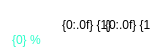
<?xml version="1.0" encoding="UTF-8"?>
<ui version="4.0">
 <class>center</class>
 <widget class="QWidget" name="center">
  <property name="geometry">
   <rect>
    <x>0</x>
    <y>0</y>
    <width>150</width>
    <height>50</height>
   </rect>
  </property>
  <property name="cursor">
   <cursorShape>PointingHandCursor</cursorShape>
  </property>
  <property name="windowTitle">
   <string>Form</string>
  </property>
  <property name="styleSheet">
   <string notr="true">QWidget#center {
	background-color: transparent;
    border-image: url(&quot;:/icons/archlinux.png&quot;);
}
QWidget:hover#center {
	background-color: transparent;
    border-image: url(&quot;:/icons/archlinux_hoverd.png&quot;);
}</string>
  </property>
  <widget class="QLabel" name="memUse">
   <property name="geometry">
    <rect>
     <x>12</x>
     <y>30</y>
     <width>40</width>
     <height>20</height>
    </rect>
   </property>
   <property name="styleSheet">
    <string notr="true">font: 6pt &quot;华文细黑&quot;;
color: rgb(42, 255, 202);</string>
   </property>
   <property name="text">
    <string>{0} %</string>
   </property>
  </widget>
  <widget class="QLabel" name="netUp">
   <property name="geometry">
    <rect>
     <x>105</x>
     <y>15</y>
     <width>60</width>
     <height>20</height>
    </rect>
   </property>
   <property name="styleSheet">
    <string notr="true">font: 7pt &quot;Microsoft YaHei UI&quot;;
color: rgb(0, 0, 0);</string>
   </property>
   <property name="text">
    <string>{0:.0f} {1}</string>
   </property>
  </widget>
  <widget class="QLabel" name="netDown">
   <property name="geometry">
    <rect>
     <x>62</x>
     <y>15</y>
     <width>60</width>
     <height>20</height>
    </rect>
   </property>
   <property name="styleSheet">
    <string notr="true">font: 7pt &quot;Microsoft YaHei UI&quot;;
color: rgb(0, 0, 0);</string>
   </property>
   <property name="text">
    <string>{0:.0f} {1} </string>
   </property>
  </widget>
 </widget>
 <resources/>
 <connections/>
</ui>
